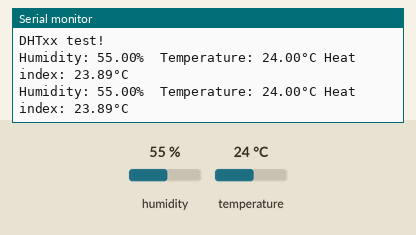
This sketch was run on a simulated Arduino Uno, built with avr-gcc and run on an emulated ATmega328P. On the bench: the last lines printed to the serial monitor. Inputs (shaded band) come from the test bench; at power-on: humidity 55 %, temperature 24 °C.

Above: at 4.8 s.
4.9 s: humidity set to 22 %
At 7.3 s:
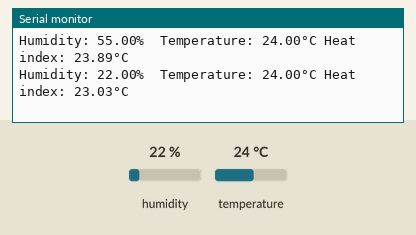
7.9 s: temperature set to 12 °C
At 8.6 s:
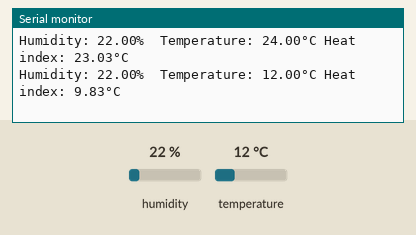
10.9 s: humidity set to 40 %
At 13.5 s:
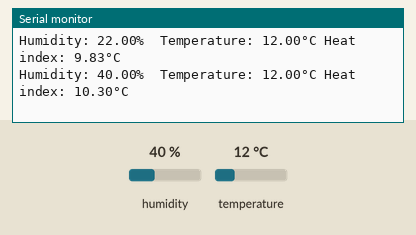
Timing chart, 0 to 15.0 s (numbered marks = the images above; inputs shaded):
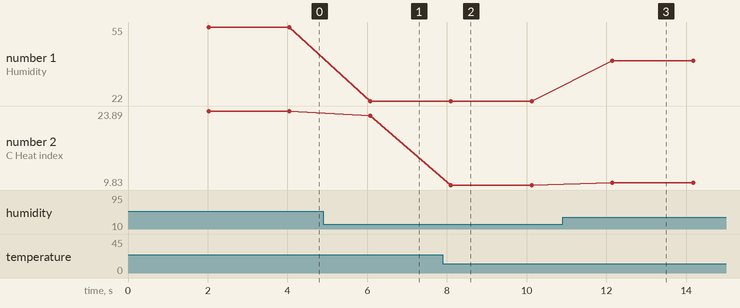

Measured:
- after the input at 4.9 s, the serial monitor: prints a new line after 1.2 s (image 1)
- after the input at 7.9 s, the serial monitor: prints a new line after 0.20 s (image 2)
- after the input at 10.9 s, the serial monitor: prints a new line after 1.2 s (image 3)
- plotted number 1: 55 → 22 after the input at 4.9 s, 22 → 40 after the input at 10.9 s
- plotted number 2: 23.89 → 23.03 after the input at 4.9 s, 23.03 → 9.83 after the input at 7.9 s, 9.83 → 10.3 after the input at 10.9 s

The sketch:

DHT11.ino
```cpp
/**
 * @file DHT11.ino
 *
 * @author Jonathan Camenzuli
 *
 * @brief DHT11 Sensor Test
 *
 * Source code is part of my Final Year Project in Computer Engineering (2022/23) entitled
 * "Miniature implementation of an IoT-based Smart City"
 *
 * @date 01/05/2023
 *
 * @section hardware Hardware
 * -  Arduino MKR NB 1500
 * -  DHT11 Temperature and Humidity Sensor
 */

#include <DHT.h>
#include <DHT_U.h>

#define DHTTYPE DHT11

const int dhtPin = 0;

DHT dht(dhtPin, DHTTYPE);

void setup() {
  Serial.begin(9600);
  Serial.println(F("DHTxx test!"));

  dht.begin();
}

void loop() {
  // Wait a few seconds between measurements.
  delay(2000);

  // Reading temperature or humidity takes about 250 milliseconds!
  // Sensor readings may also be up to 2 seconds 'old' (its a very slow sensor)
  float h = dht.readHumidity();
  // Read temperature as Celsius (the default)
  float t = dht.readTemperature();

  // Check if any reads failed and exit early (to try again).
  if (isnan(h) || isnan(t)) {
    Serial.println(F("Failed to read from DHT sensor!"));
    return;
  }

  // Compute heat index in Celsius (isFahreheit = false)
  float hic = dht.computeHeatIndex(t, h, false);

  Serial.print(F("Humidity: "));
  Serial.print(h);
  Serial.print(F("%  Temperature: "));
  Serial.print(t);
  Serial.print(F("°C "));
  Serial.print(F("Heat index: "));
  Serial.print(hic);
  Serial.println(F("°C "));
}
```
